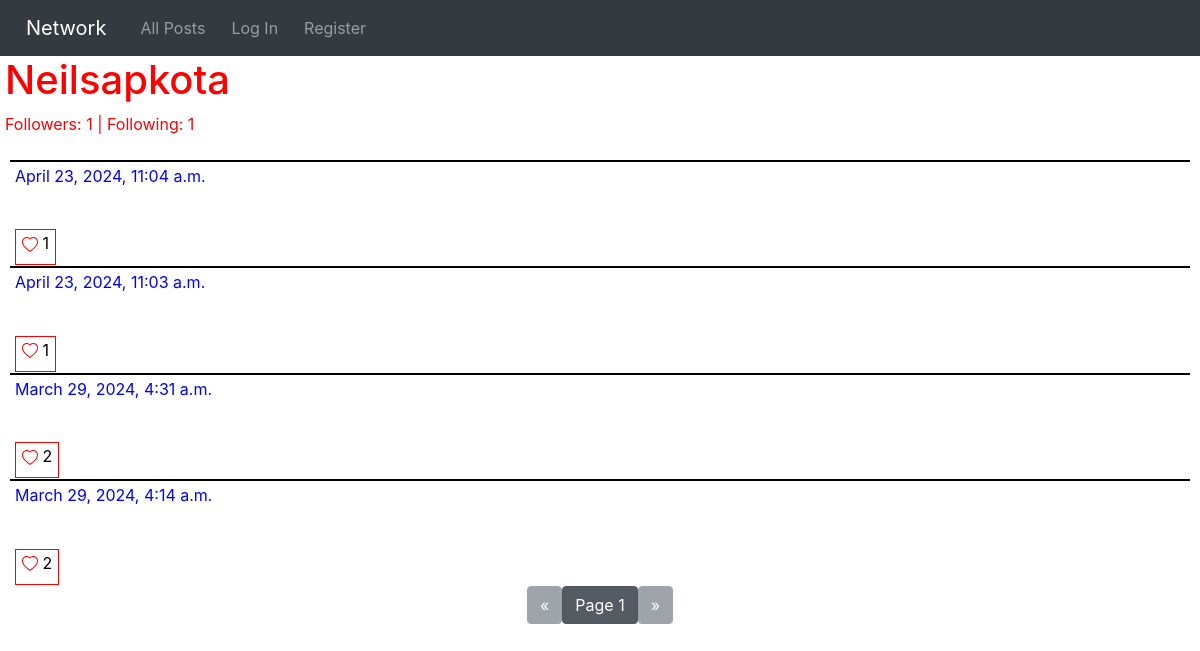
Page /user/1/page/1 on the committed database.
### network/models.py (models this page shows, shortened)
class User(AbstractUser):
    pass

class Posts(models.Model):
    content = models.TextField(blank=False)
    user = models.ForeignKey(User, on_delete=models.CASCADE, related_name="user_posts")
    like = models.IntegerField(default=0)
    time = models.DateTimeField(auto_now_add=True)

### network/views.py (the view, shortened to what this page needs)
# urls.py: path("user/<int:user_id>/page/<int:page_no>", views.view_user, name="user-posts"),
@csrf_exempt
def view_user(request, user_id, page_no):
    usr_ = User.objects.get(pk=user_id)
    posts = usr_.user_posts.all().order_by("-time")
    posts = Paginator(posts, 10).page(page_no)
    liked_posts = liked_list(posts, request.user)
    followers = usr_.follows.first().followers.all()
    f = "Follow"
    if request.user in followers:
        f = "Unfollow"
    followings = usr_.follows.first().followed_users.all()
    return render(request, "network/user.html", {
        "posts": posts,
        "liked_posts": liked_posts,
        "usr": usr_,
        "followers": len(followers),
        "followings": len(followings),
        "btnText": f
    })

### network/views.py (called while the page is built)
def liked_list(posts, user):
    liked_posts = []
    for post in posts:
        for p in post.liked_usr.all():
            for usr in p.liked_users.all():
                if usr == user:
                    liked_posts.append(post.id)
    return liked_posts

### network/templates/network/user.html (shortened to what this page needs)
{% extends "network/layout.html" %}
{% load static %}
{% block body %}
<label id="user-head">
    <h1>{{ usr }}
    </h1>
    <p id="follow-data">Followers: {{ followers }} | Following: {{ followings }}</p>
</label>
<div id="all_posts">
    <div id="posts">
        {% for post in posts %}
        <div class="post-item">
            <label class="post-content">
                <label class="time-data">{{ post.time }}</label>
                <br />
                <p class="post-text">{{ post.content }}</p>
                {% if user.is_authenticated %}
                {% if post.id in liked_posts %}
                <div id="like-btn-{{ post.id }}">
                    <button class="like-btn" onclick="like_post('{{ post.id }}');">
                        <svg xmlns="http://www.w3.org/2000/svg" width="16" height="16" fill="red"
                            class="bi bi-heart-fill" viewBox="0 0 16 16">
                            <path fill-rule="evenodd"
                                d="M8 1.314C12.438-3.248 23.534 4.735 8 15-7.534 4.736 3.562-3.248 8 1.314z" />
                        </svg>
                        <label class="bi-heart" id="like-no-{{ post.id }}">{{ post.like }}</label>
                    </button>
                </div>
                {% else %}
                <div id="like-btn-{{ post.id }}">
                    <button class="like-btn" onclick="like_post('{{ post.id }}');">
                        <svg xmlns="http://www.w3.org/2000/svg" width="16" height="16" fill="red" class="bi bi-heart"
                            viewBox="0 0 16 16">
                            <path
                                d="m8 2.748-.717-.737C5.6.281 2.514.878 1.4 3.053c-.523 1.023-.641 2.5.314 4.385.92 1.815 2.834 3.989 6.286 6.357 3.452-2.368 5.365-4.542 6.286-6.357.955-1.886.838-3.362.314-4.385C13.486.878 10.4.28 8.717 2.01L8 2.748zM8 15C-7.333 4.868 3.279-3.04 7.824 1.143c.06.055.119.112.176.171a3.12 3.12 0 0 1 .176-.17C12.72-3.042 23.333 4.867 8 15z" />
                        </svg>
                        <label class="bi-heart" id="like-no-{{ post.id }}">{{ post.like }}</label>
                    </button>
                </div>
                {% endif %}
                {% else %}
                <div id="like-btn-{{ post.id }}">
                    <button class="like-btn" onclick="alert('You must me signed in to like posts');">
                        <label class="bi-heart" id="like-no-{{ post.id }}">{{ post.like }}</label>
                    </button>
                </div>
                {% endif %}
            </label>
        </div>
        {% endfor %}
    </div>
</div>
<nav aria-label="Page navigation">
    <ul class="pagination justify-content-center">
        {% if posts.has_previous %}
        <li>
            <a href="{% url 'user-posts' usr.id posts.previous_page_number %}">
                <button class="btn btn-secondary"> &laquo; </button>
            </a>
        </li>
        {% else %}
        <li>
            <button class="btn btn-secondary" disabled> &laquo; </button>
        </li>
        {% endif %}
        <li>
            <a href="#">
                <button class="btn btn-secondary active">Page {{ posts.number }}</button>
            </a>
        </li>
        {% if posts.has_next %}
        <li>
            <a href="{% url 'user-posts' usr.id posts.next_page_number %}">
                <button class="btn btn-secondary"> &raquo; </button>
            </a>
        </li>
        {% else %}
        <li>
            <button class="btn btn-secondary" disabled> &raquo; </button>
        </li>
        {% endif %}
    </ul>
</nav>
{% endblock %}

### network/templates/network/layout.html (shortened to what this page needs)
{% load static %}
<!DOCTYPE html>
<html lang="en">
    <head>
        <link rel="stylesheet" href="https://stackpath.bootstrapcdn.com/bootstrap/4.4.1/css/bootstrap.min.css">
        <link href="{% static 'network/styles.css' %}" rel="stylesheet">
    </head>
    <body>
        <nav class="navbar navbar-expand-lg navbar-dark bg-dark" id="bar">
            <a class="navbar-brand" href="#">Network</a>
            <div>
              <ul class="navbar-nav mr-auto">
                <li class="nav-item">
                  <a class="nav-link" href="{% url 'index' %}">All Posts</a>
                </li>
                {% if user.is_authenticated %}
                    <li class="nav-item">
                        <a class="nav-link" href="{% url 'following' 1 %}">Following</a>
                    </li>
                    <li class="nav-item">
                        <a class="nav-link" href="{% url 'logout' %}">Log Out</a>
                    </li>
                {% else %}
                    <li class="nav-item">
                        <a class="nav-link" href="{% url 'login' %}">Log In</a>
                    </li>
                    <li class="nav-item">
                        <a class="nav-link" href="{% url 'register' %}">Register</a>
                    </li>
                {% endif %}
              </ul>
            </div>
          </nav>
        <div class="body">
            {% block body %}
            {% endblock %}
        </div>
    </body>
</html>

### network/static/network/styles.css (style rules this page uses)
body { background-color: white; color: white; }
#bar { color: blue; }
.navbar-nav { display: flex; flex-direction: row; }
.nav-item, .navbar-brand { padding-left: 10px; }
#posts { margin-left: 10px; margin-right: 10px; }
.post-item { border-top: 2px solid black; font-size: large; }
.post-content { color: white; margin-left: 5px; margin-bottom: 1px; }
.time-data { color: blue; font-size: medium; margin-top: 1px; }
.like-btn { background-color: transparent; border: 1px solid red; font-size: medium; }
.post-text { font-family: Arial; font-size: larger; margin-bottom: 1px; }
#user-head { text-transform: capitalize; margin-left: 5px; color: red; }
#follow-data { font-size: medium; }

### rows in the picture
User: username "Neilsapkota"
Posts: time "April 23, 2024, 11:04 a.m.", like "1"
Posts: time "April 23, 2024, 11:03 a.m.", like "1"
Posts: time "March 29, 2024, 4:31 a.m.", like "2"
Posts: time "March 29, 2024, 4:14 a.m.", like "2"

### other values in the picture
{{ followers }} "1"
{{ followings }} "1"
{{ posts.number }} "1"
